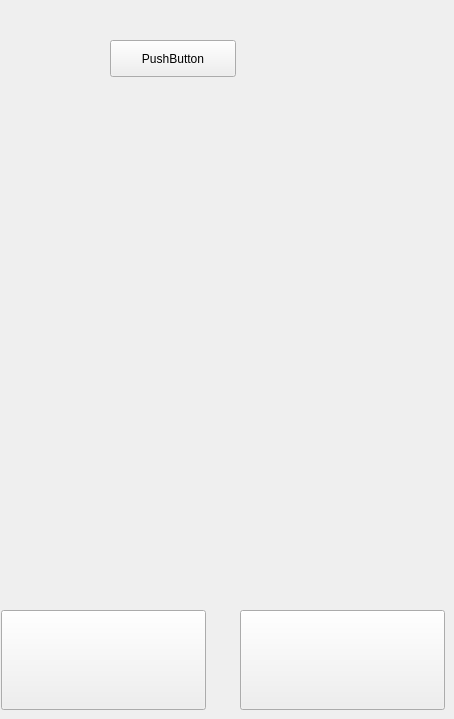
    <widget class="QWidget" name="pageBatteryModes">
     <widget class="QPushButton" name="pushButton_home_batt_modes">
      <property name="geometry">
       <rect>
        <x>1</x>
        <y>610</y>
        <width>205</width>
        <height>100</height>
       </rect>
      </property>
      <property name="text">
       <string/>
      </property>
      <property name="icon">
       <iconset theme="QIcon::ThemeIcon::GoHome"/>
      </property>
      <property name="iconSize">
       <size>
        <width>80</width>
        <height>80</height>
       </size>
      </property>
     </widget>
     <widget class="QPushButton" name="pushButton_back_batt_modes">
      <property name="geometry">
       <rect>
        <x>240</x>
        <y>610</y>
        <width>205</width>
        <height>100</height>
       </rect>
      </property>
      <property name="text">
       <string/>
      </property>
      <property name="icon">
       <iconset theme="QIcon::ThemeIcon::GoPrevious"/>
      </property>
      <property name="iconSize">
       <size>
        <width>80</width>
        <height>80</height>
       </size>
      </property>
     </widget>
     <widget class="QPushButton" name="pushButton_7">
      <property name="geometry">
       <rect>
        <x>110</x>
        <y>40</y>
        <width>126</width>
        <height>37</height>
       </rect>
      </property>
      <property name="text">
       <string>PushButton</string>
      </property>
     </widget>
    </widget>
